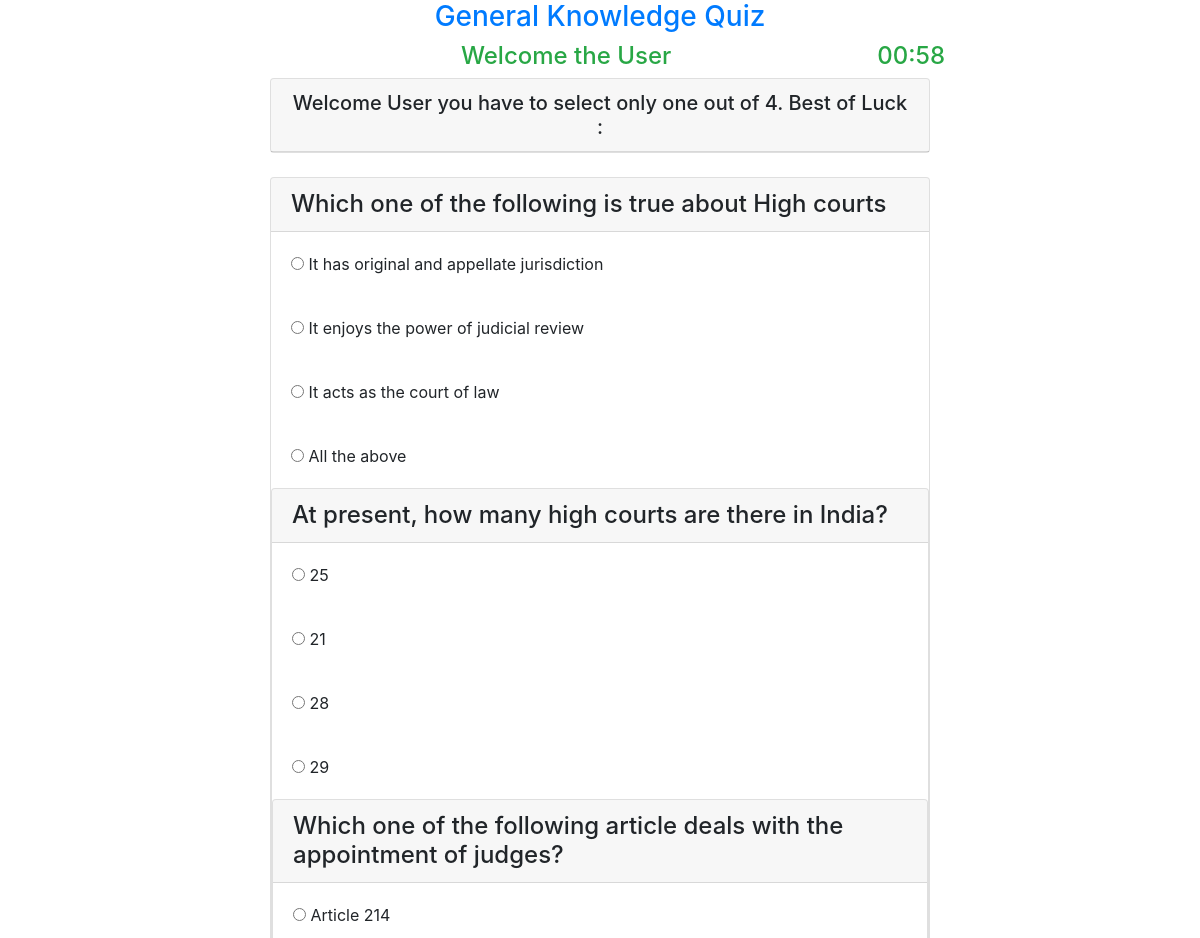
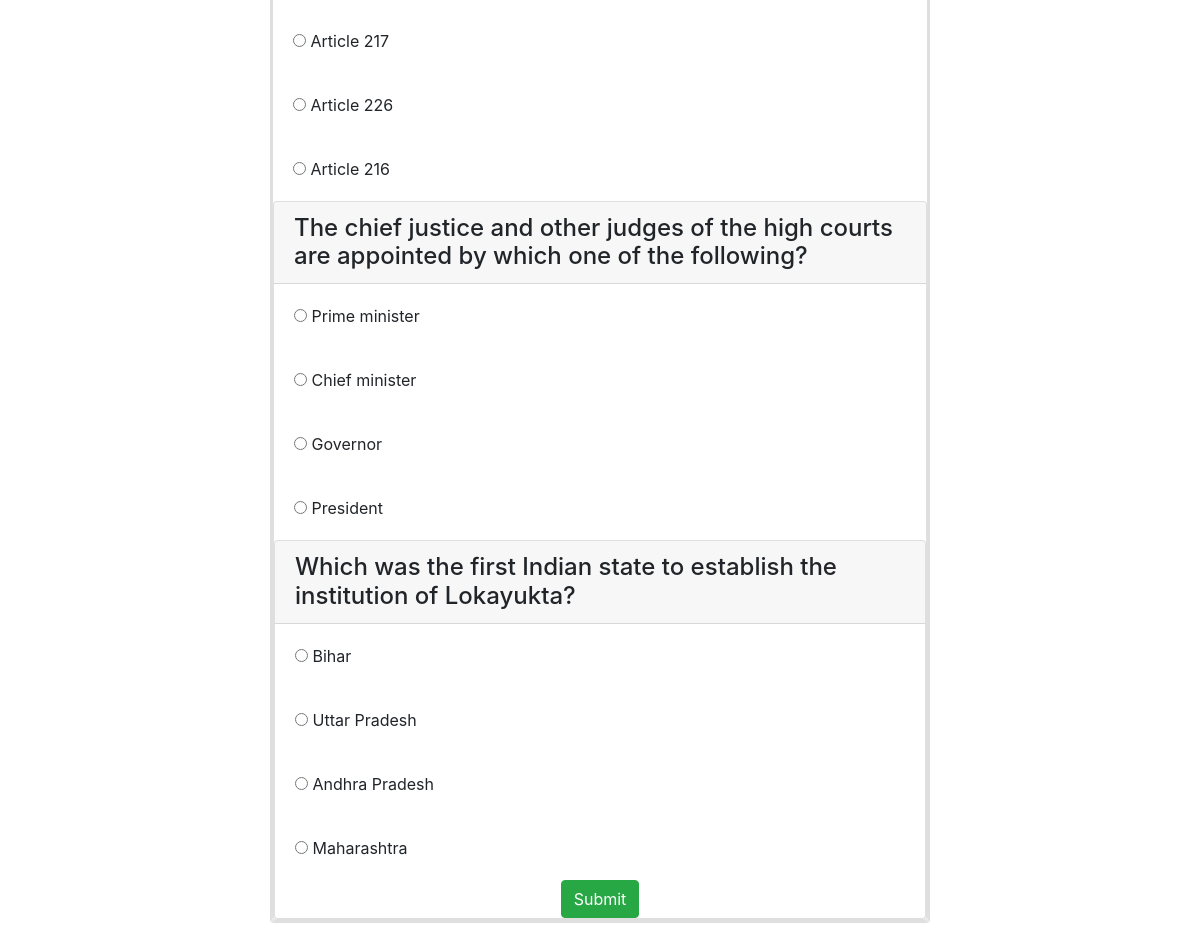
/hardquiz.php, run on the app's committed database (2 pictures, top to bottom).
### tables this page shows
CREATE TABLE IF NOT EXISTS `hardques` (
  `h_qid` int(250) NOT NULL AUTO_INCREMENT,
  `h_question` varchar(250) NOT NULL,
  `h_ans_id` int(250) NOT NULL,
  PRIMARY KEY (`h_qid`)
);

CREATE TABLE IF NOT EXISTS `hardans` (
  `h_aid` int(250) NOT NULL AUTO_INCREMENT,
  `h_answer` varchar(250) NOT NULL,
  `h_ans_id` int(250) NOT NULL,
  PRIMARY KEY (`h_aid`)
);

### hardquiz.php (the view, shortened to what this page needs)
<?php
	$servername = "localhost";
	$username = "root";
	$password = "";
	$db="quiz";
	$conn = new mysqli($servername, $username, $password, $db);
?>
<html>
	<head>
		<link rel="stylesheet" href="https://maxcdn.bootstrapcdn.com/bootstrap/4.5.2/css/bootstrap.min.css">
		<link rel="stylesheet" type="text/css" href="css/style.css">
	</head>
	<body onload="timeout();">
		<div class="container">
			<h3 class="text-center text-primary">General Knowledge Quiz</h3>
			<h4 class="text-center text-success">Welcome the User
			<div id="time" style="float:right">timeout</div></h4>
		<div class="col-lg-12 m-auto d-block">
			<div class="card">
				<h5 class="text-center card-header">Welcome User you have to select only one out of 4. Best of Luck :</h5>
			</div><br>
			<form action="hardcheck.php" id="form2" method="POST">
			<?php
				for($i=1;$i<6;$i++)
				{
				$q = "select * from hardques where h_qid= $i";
				$query = mysqli_query($conn,$q);
				while($rows = mysqli_fetch_array($query))
				{
			?>
				<div class="card">
					<h4 class="card-header"><?php echo $rows['h_question']?></h4>
					<?php
						$q = "select * from hardans where h_ans_id = $i";
						$query = mysqli_query($conn,$q);
						while($rows = mysqli_fetch_array($query))
						{
					?>
					<div class="card-body">
						<input type="radio" name="quizcheck[<?php echo $rows['h_ans_id'];?>]" value="<?php echo $rows['h_aid'];?>">
						<?php echo $rows['h_answer'];?>
					</div>
			<?php
			}
				}
				}
			?>
			<input type="submit" name="submit" value="Submit" class="btn btn-success m-auto d-block">
	</form>
	</div>
	</div>
	</body>
</html>

### css/style.css (style rules this page uses)
.container { width:60%; margin:0 auto; overflow:auto; }

### data on the page
hardques: h_question "Which one of the following is true about High courts"
hardans: h_answer "It has original and appellate jurisdiction"
hardans: h_answer "It enjoys the power of judicial review"
hardans: h_answer "It acts as the court of law"
hardans: h_answer "All the above"
hardques: h_question "At present, how many high courts are there in India?"
hardans: h_answer "25"
hardans: h_answer "21"
hardans: h_answer "28"
hardans: h_answer "29"
hardques: h_question "Which one of the following article deals with the appointment of judges?"
hardans: h_answer "Article 214"
hardans: h_answer "Article 217"
hardans: h_answer "Article 226"
hardans: h_answer "Article 216"
hardques: h_question "The chief justice and other judges of the high courts are appointed by which one of the following?"
hardans: h_answer "Prime minister"
hardans: h_answer "Chief minister"
hardans: h_answer "Governor"
hardans: h_answer "President"
hardques: h_question "Which was the first Indian state to establish the institution of Lokayukta?"
hardans: h_answer "Bihar"
hardans: h_answer "Uttar Pradesh"
hardans: h_answer "Andhra Pradesh"
hardans: h_answer "Maharashtra"
